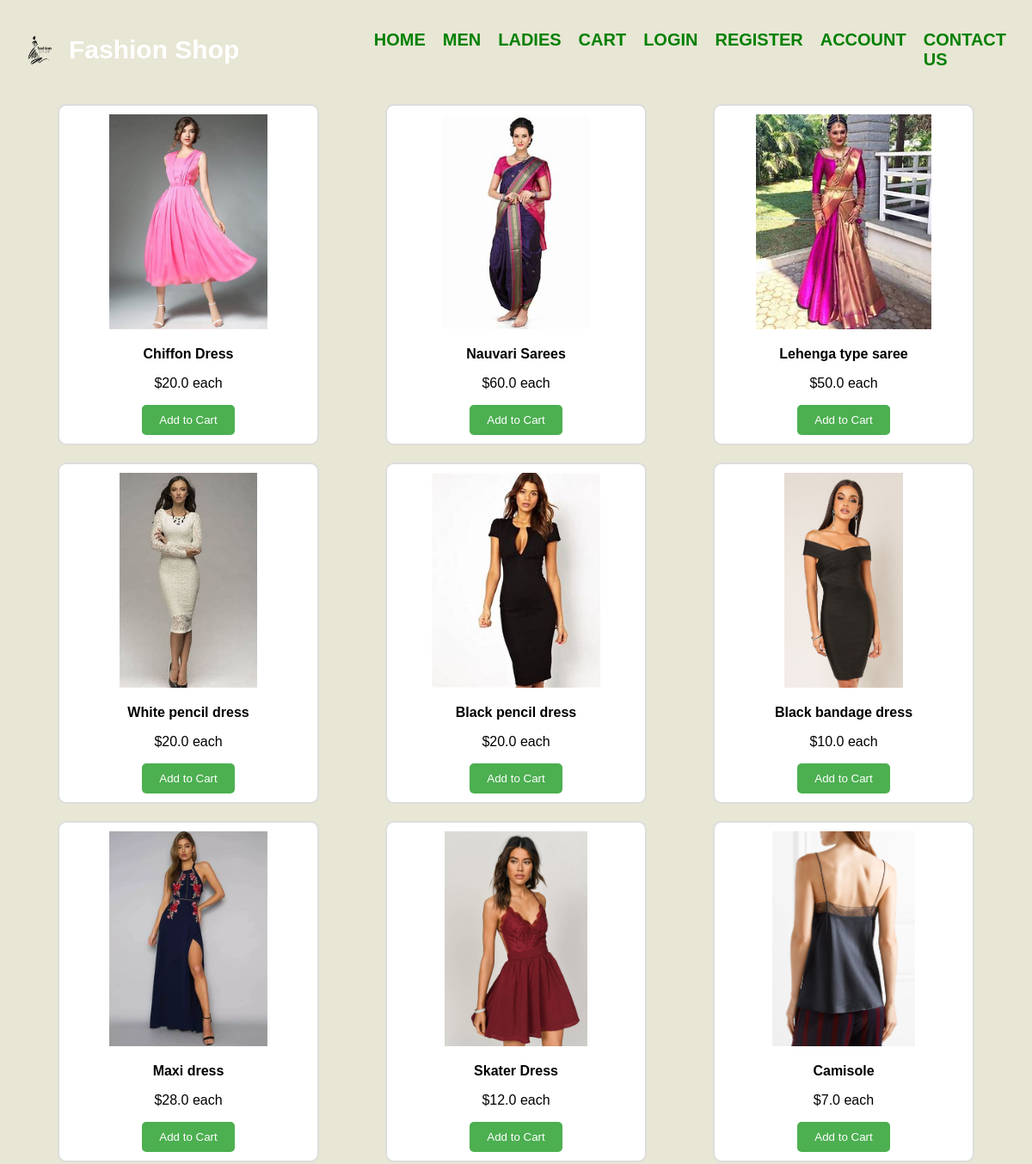
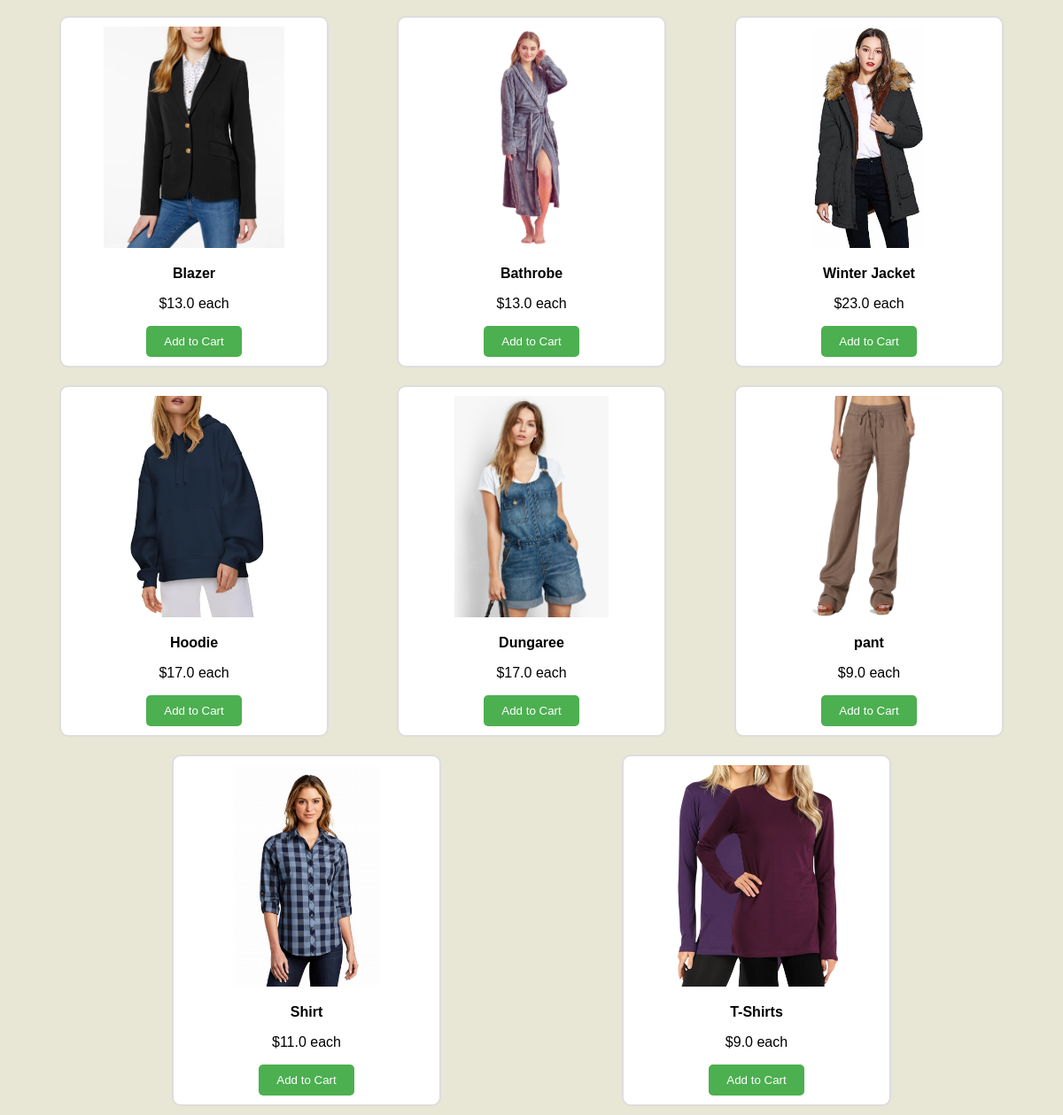
The app's page /vegetables/ (signed in) with its own data (2 pictures, top to bottom).
### clothstoreapp/models.py (models this page shows, shortened)
class Ladiesclothes(models.Model):
    Ladies_cloth_name=models.TextField(unique=True)
    price=models.FloatField()
    image=models.ImageField(upload_to='image/')

### clothstoreapp/views.py (the view, shortened to what this page needs)
# urls.py: path('vegetables/',vegetabalesfun,name='vegetables'),
@login_required(login_url='loginform')
def vegetabalesfun(request):
    llll=models.Ladiesclothes.objects.all()
    return render(request,'vegetables.html',{'vegetables':llll})

### templates/vegetables.html (shortened to what this page needs)
<!DOCTYPE html>
<html lang="en">
<head>
    {% load static %}
</head>
<body>
    <div class="containerrrr">
        <div class="toppp">
            <div class="logooo">
                <img src="{% static 'logoaa.png' %}" width="50px" height="50px">
                Fashion Shop            </div>
            <div class="navvp">
                <a class="liip" href="{% url 'home' %}"><li>HOME</li></a>
                <a class="liip" href="{% url 'fruits' %}" ><li>MEN</li></a>
                <a class="liip" href="{% url 'vegetables' %}"><li>LADIES</li></a>
                <a class="liip" href="{% url 'cart' %}"><li>CART</li></a>
                <a class="liip" href="{% url 'loginform' %}"><li>LOGIN</li></a>
                <a class="liip" href="{% url 'register' %}"><li>REGISTER</li></a>
                <a class="liip" href="{% url 'updation' %}"><li>ACCOUNT</li></a>
                <a class="liip"  href="{% url 'contact_us' %}"><li>CONTACT US</li></a>
            </div>
        </div>
    </div>
    <div class="container">
        {% for veg in vegetables %}
        <div class="fruit">
            <img src="{{ veg.image.url }}" alt="{{ fruit.name }}">
            <div class="details">
                <p class="name">{{ veg.Ladies_cloth_name }}</p>
                <p class="price">${{ veg.price }} each</p>
                <form method="post">    {% csrf_token %}
                    <button class="add-to-cart" >Add to Cart</button></form>
            </div>
        </div>
        {% endfor %}
    </div>
</body>
</html>

### templates/vegetables.html (style rules this page uses)
.containerrrr { background-color: transparent; padding: 10px; }
.toppp { display: flex; justify-content: space-between; align-items: center; color: green; font-size: 20px; font-weight: bold; padding:15px 10px 10px 10px; }
.logooo { width: 50%; height: 50px; display: flex; font-size: 30px; align-items: center; color:white; }
.navvp { display: flex; justify-content: flex-end; }
.liip { padding: 10px; list-style: none; color: green; text-decoration: none; }
.logooo img { margin-right: 10px; }
body { font-family: Arial, sans-serif; background-color: #e8e6d4; margin: 0; }
.container { max-width: 1200px; margin: 0 auto; display: flex; flex-wrap: wrap; justify-content: space-evenly; }
.fruit { margin: 10px; border: 2px solid #ddd; border-radius: 10px; background-color: #fff; padding: 10px; width: calc(25% - 20px); text-align: center; transition: all 0.3s ease; }
.fruit img { max-width: 100%; max-height: 250px; }
.details { margin-top: 10px; }
.name { font-weight: bold; }
.add-to-cart { background-color: #4caf50; color: #fff; border: none; padding: 10px 20px; cursor: pointer; border-radius: 5px; transition: background-color 0.3s ease; }

### records on screen
Ladiesclothes: image (picture), Ladies_cloth_name "Chiffon Dress", price "20.0"
Ladiesclothes: image (picture), Ladies_cloth_name "Nauvari Sarees", price "60.0"
Ladiesclothes: image (picture), Ladies_cloth_name "Lehenga type saree", price "50.0"
Ladiesclothes: image (picture), Ladies_cloth_name "White pencil dress", price "20.0"
Ladiesclothes: image (picture), Ladies_cloth_name "Black pencil dress", price "20.0"
Ladiesclothes: image (picture), Ladies_cloth_name "Black bandage dress", price "10.0"
Ladiesclothes: image (picture), Ladies_cloth_name "Maxi dress", price "28.0"
Ladiesclothes: image (picture), Ladies_cloth_name "Skater Dress", price "12.0"
Ladiesclothes: image (picture), Ladies_cloth_name "Camisole", price "7.0"
Ladiesclothes: image (picture), Ladies_cloth_name "Blazer", price "13.0"
Ladiesclothes: image (picture), Ladies_cloth_name "Bathrobe", price "13.0"
Ladiesclothes: image (picture), Ladies_cloth_name "Winter Jacket", price "23.0"
Ladiesclothes: image (picture), Ladies_cloth_name "Hoodie", price "17.0"
Ladiesclothes: image (picture), Ladies_cloth_name "Dungaree", price "17.0"
Ladiesclothes: image (picture), Ladies_cloth_name "pant", price "9.0"
Ladiesclothes: image (picture), Ladies_cloth_name "Shirt", price "11.0"
Ladiesclothes: image (picture), Ladies_cloth_name "T-Shirts", price "9.0"
